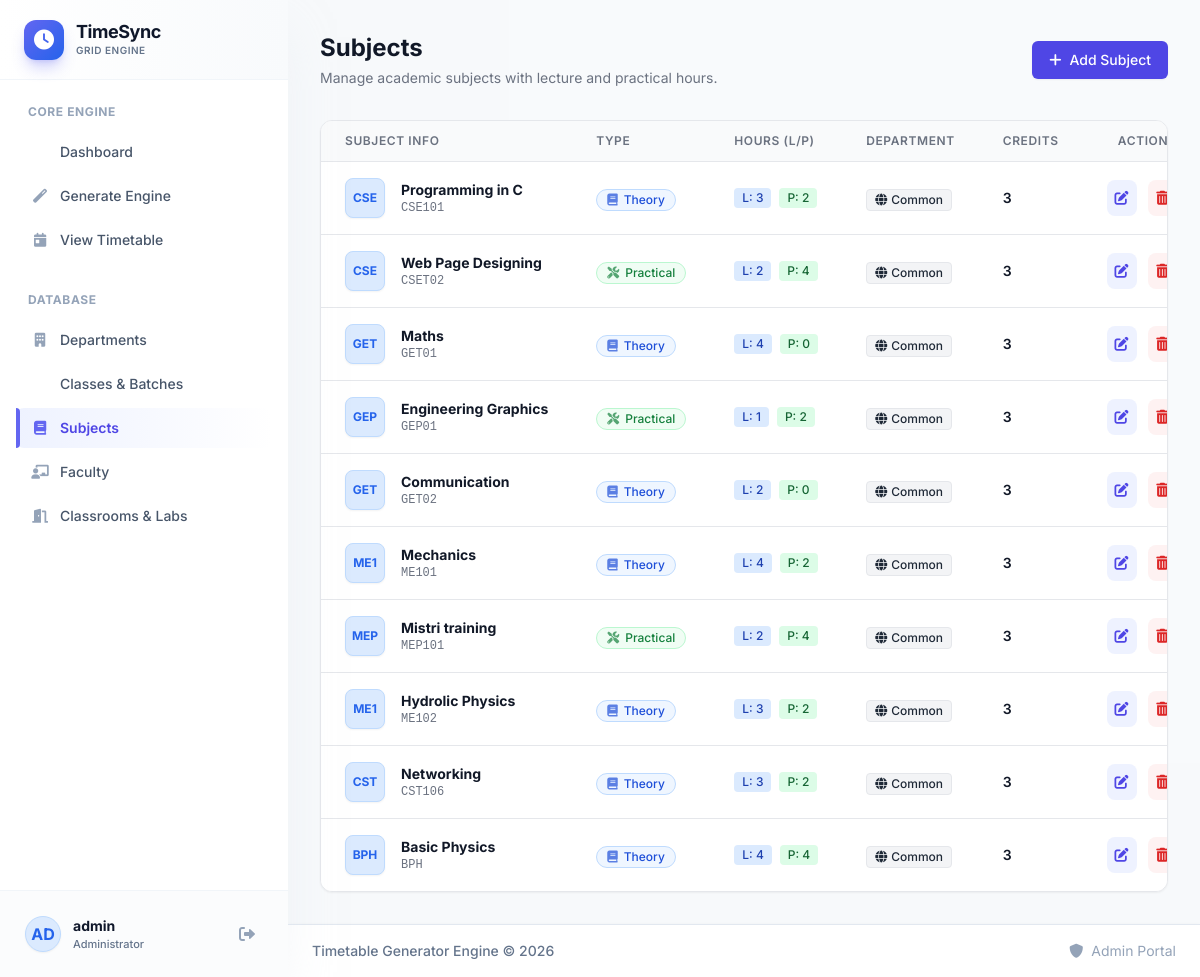
/subjects (signed in), run on the app's committed database.
### app.py (models this page shows, shortened)
class User(UserMixin, db.Model):
    id = db.Column(db.Integer, primary_key=True)
    username = db.Column(db.String(80), unique=True, nullable=False)
    email = db.Column(db.String(120), unique=True, nullable=False)
    password_hash = db.Column(db.String(200))
    is_admin = db.Column(db.Boolean, default=False)
    created_at = db.Column(db.DateTime, default=datetime.utcnow)

class Subject(db.Model):
    id = db.Column(db.Integer, primary_key=True)
    code = db.Column(db.String(20), unique=True, nullable=False)
    name = db.Column(db.String(200), nullable=False)
    type = db.Column(db.String(20), nullable=False)  # Theory, Practical, Lab, Tutorial
    lecture_hours = db.Column(db.Integer, default=0)
    practical_hours = db.Column(db.Integer, default=0)
    credits = db.Column(db.Integer, default=3)
    department_id = db.Column(db.Integer, db.ForeignKey('department.id'))
    created_at = db.Column(db.DateTime, default=datetime.utcnow)
    class_subjects = db.relationship('ClassSubject', backref='subject_ref', lazy=True)

### app.py (the view)
@app.route('/subjects')
@login_required
def manage_subjects():
    subjects = Subject.query.all()
    departments = Department.query.all()
    return render_template('subjects.html', subjects=subjects, departments=departments)

### app.py (called while the page is built)
@login_manager.user_loader
def load_user(user_id):
    return db.session.get(User, int(user_id))

### templates/subjects.html (shortened to what this page needs)
{% extends "base.html" %}
{% block content %}
<div class="mb-8 flex flex-col sm:flex-row sm:justify-between sm:items-center gap-4">
    <div>
        <h2 class="text-2xl font-bold text-gray-900">Subjects</h2>
        <p class="mt-1 text-sm text-gray-500">Manage academic subjects with lecture and practical hours.</p>
    </div>
    <button onclick="openAddModal()" class="inline-flex items-center px-4 py-2 border border-transparent shadow-sm text-sm font-medium rounded-md text-white bg-primary-600 hover:bg-primary-700 focus:outline-none focus:ring-2 focus:ring-offset-2 focus:ring-primary-500 transition-colors">
        <i class="fas fa-plus mr-2"></i> Add Subject
    </button>
</div>
<div class="bg-white rounded-xl shadow-sm border border-gray-200 overflow-hidden">
    {% if subjects %}
    <div class="overflow-x-auto">
        <table class="min-w-full divide-y divide-gray-200">
            <thead class="bg-gray-50">
                <tr>
                    <th scope="col" class="px-6 py-3 text-left text-xs font-semibold text-gray-500 uppercase tracking-wider">Subject Info</th>
                    <th scope="col" class="px-6 py-3 text-left text-xs font-semibold text-gray-500 uppercase tracking-wider">Type</th>
                    <th scope="col" class="px-6 py-3 text-left text-xs font-semibold text-gray-500 uppercase tracking-wider">Hours (L/P)</th>
                    <th scope="col" class="px-6 py-3 text-left text-xs font-semibold text-gray-500 uppercase tracking-wider">Department</th>
                    <th scope="col" class="px-6 py-3 text-left text-xs font-semibold text-gray-500 uppercase tracking-wider hidden sm:table-cell">Credits</th>
                    <th scope="col" class="px-6 py-3 text-right text-xs font-semibold text-gray-500 uppercase tracking-wider">Actions</th>
                </tr>
            </thead>
            <tbody class="bg-white divide-y divide-gray-200">
                {% for subject in subjects %}
                <tr class="hover:bg-primary-50 transition-colors duration-150 group">
                    <td class="px-6 py-4 whitespace-nowrap">
                        <div class="flex items-center">
                            <div class="flex-shrink-0 h-10 w-10 bg-blue-100 text-blue-600 rounded-lg flex items-center justify-center font-bold text-xs uppercase shadow-sm border border-blue-200">
                                {{ subject.code[:3] }}
                            </div>
                            <div class="ml-4">
                                <div class="text-sm font-bold text-gray-900">{{ subject.name }}</div>
                                <div class="text-xs text-gray-500 font-mono">{{ subject.code }}</div>
                            </div>
                        </div>
                    </td>
                    <td class="px-6 py-4 whitespace-nowrap">
                        <span class="inline-flex items-center px-2.5 py-0.5 rounded-full text-xs font-medium border
                            {% if subject.type == 'Theory' %}bg-blue-50 text-blue-700 border-blue-200
                            {% elif subject.type == 'Practical' %}bg-green-50 text-green-700 border-green-200
                            {% elif subject.type == 'Lab' %}bg-purple-50 text-purple-700 border-purple-200
                            {% else %}bg-gray-50 text-gray-700 border-gray-200{% endif %}">
                            <i class="fas {% if subject.type == 'Theory' %}fa-book focus
                                        {% elif subject.type == 'Practical' %}fa-tools
                                        {% else %}fa-flask{% endif %} mr-1.5 opacity-70"></i>
                            {{ subject.type }}
                        </span>
                    </td>
                    <td class="px-6 py-4 whitespace-nowrap">
                        <div class="flex items-center space-x-2">
                            <span class="inline-flex items-center px-2 py-0.5 rounded text-xs font-medium bg-blue-100 text-blue-800" title="Lecture Hours">
                                L: {{ subject.lecture_hours }}
                            </span>
                            <span class="inline-flex items-center px-2 py-0.5 rounded text-xs font-medium bg-green-100 text-green-800" title="Practical Hours">
                                P: {{ subject.practical_hours }}
                            </span>
                        </div>
                    </td>
                    <td class="px-6 py-4 whitespace-nowrap">
                        {% if subject.department %}
                            <div class="text-sm text-gray-900">{{ subject.department.name }}</div>
                            <div class="text-xs text-gray-500">{{ subject.department.code }}</div>
                        {% else %}
                            <span class="inline-flex items-center px-2 py-0.5 rounded text-xs font-medium bg-gray-100 text-gray-800 border border-gray-200">
                                <i class="fas fa-globe mr-1"></i> Common
                            </span>
                        {% endif %}
                    </td>
                    <td class="px-6 py-4 whitespace-nowrap hidden sm:table-cell">
                        <div class="text-sm font-semibold text-gray-900">{{ subject.credits }}</div>
                    </td>
                    <td class="px-6 py-4 whitespace-nowrap text-right text-sm font-medium space-x-2">
                        <button onclick="openEditModal(this)"
                                data-id="{{ subject.id }}"
                                data-code="{{ subject.code }}"
                                data-name="{{ subject.name }}"
                                data-type="{{ subject.type }}"
                                data-department="{{ subject.department_id or '' }}"
                                data-lecture="{{ subject.lecture_hours }}"
                                data-practical="{{ subject.practical_hours }}"
                                data-credits="{{ subject.credits }}"
                                class="text-primary-600 hover:text-primary-900 bg-primary-50 hover:bg-primary-100 p-2 rounded-lg transition-colors">
                            <i class="fas fa-edit"></i>
                        </button>
                        <form action="{{ url_for('delete_subject', id=subject.id) }}" method="POST" class="inline" onsubmit="return confirmDelete('Are you sure you want to delete {{ subject.name }} ({{ subject.code }})? This action cannot be undone.');">
                            <button type="submit" class="text-red-600 hover:text-red-900 bg-red-50 hover:bg-red-100 p-2 rounded-lg transition-colors">
                                <i class="fas fa-trash-alt"></i>
                            </button>
                        </form>
                    </td>
                </tr>
                {% endfor %}
            </tbody>
        </table>
    </div>
    {% endif %}
</div>
{% endblock %}

### templates/base.html (shortened to what this page needs)
<!DOCTYPE html>
<html lang="en" class="h-full bg-slate-50">
<head>
    <script src="https://cdn.tailwindcss.com"></script>
    <link href="https://cdnjs.cloudflare.com/ajax/libs/font-awesome/6.0.0/css/all.min.css" rel="stylesheet">
</head>
<body class="h-full font-sans antialiased text-slate-800 selection:bg-primary-100 selection:text-primary-900">
    {% if current_user.is_authenticated %}
    <div class="min-h-full">
        <div class="hidden lg:fixed lg:inset-y-0 lg:flex lg:w-72 lg:flex-col shadow-2xl shadow-slate-200/50 z-20">
            <div class="flex min-h-0 flex-1 flex-col bg-white">
                <div class="flex h-20 flex-shrink-0 items-center px-6 bg-gradient-to-r from-white to-slate-50 border-b border-slate-100">
                    <div class="w-10 h-10 rounded-xl bg-gradient-to-br from-primary-500 to-blue-600 flex items-center justify-center text-white shadow-lg shadow-primary-500/30 mr-3">
                        <i class="fas fa-clock text-xl text-white"></i>
                    </div>
                    <div>
                        <h1 class="text-lg font-bold text-slate-900 tracking-tight leading-tight">TimeSync</h1>
                        <p class="text-[10px] uppercase tracking-wider text-slate-500 font-semibold">Grid Engine</p>
                    </div>
                </div>
                <div class="flex flex-1 flex-col overflow-y-auto px-4 pt-6 pb-4">
                    <p class="px-3 text-xs font-bold uppercase tracking-wider text-slate-400 mb-3">Core Engine</p>
                    <nav class="space-y-1">
                        <a href="{{ url_for('dashboard') }}" class="sidebar-link group flex items-center px-3 py-2.5 text-sm font-medium rounded-lg text-slate-600 {% if request.endpoint == 'dashboard' %}active{% endif %}">
                            Dashboard
                        </a>
                        <a href="{{ url_for('generate_timetable') }}" class="sidebar-link group flex items-center px-3 py-2.5 text-sm font-medium rounded-lg text-slate-600 {% if request.endpoint == 'generate_timetable' %}active{% endif %}">
                            <i class="fas fa-magic w-6 text-slate-400 text-center mr-2"></i>
                            Generate Engine
                        </a>
                        <a href="{{ url_for('view_timetable') }}" class="sidebar-link group flex items-center px-3 py-2.5 text-sm font-medium rounded-lg text-slate-600 {% if request.endpoint == 'view_timetable' %}active{% endif %}">
                            <i class="fas fa-calendar-day w-6 text-slate-400 text-center mr-2"></i>
                            View Timetable
                        </a>
                    </nav>
                    <p class="px-3 text-xs font-bold uppercase tracking-wider text-slate-400 mb-3 mt-8">Database</p>
                    <nav class="space-y-1">
                        <a href="{{ url_for('manage_departments') }}" class="sidebar-link group flex items-center px-3 py-2.5 text-sm font-medium rounded-lg text-slate-600 {% if request.endpoint == 'manage_departments' %}active{% endif %}">
                            <i class="fas fa-building w-6 text-slate-400 text-center mr-2"></i>
                            Departments
                        </a>
                        <a href="{{ url_for('manage_classes') }}" class="sidebar-link group flex items-center px-3 py-2.5 text-sm font-medium rounded-lg text-slate-600 {% if request.endpoint == 'manage_classes' %}active{% endif %}">
                            Classes & Batches
                        </a>
                        <a href="{{ url_for('manage_subjects') }}" class="sidebar-link group flex items-center px-3 py-2.5 text-sm font-medium rounded-lg text-slate-600 {% if request.endpoint == 'manage_subjects' %}active{% endif %}">
                            <i class="fas fa-book w-6 text-slate-400 text-center mr-2"></i>
                            Subjects
                        </a>
                        <a href="{{ url_for('manage_faculty') }}" class="sidebar-link group flex items-center px-3 py-2.5 text-sm font-medium rounded-lg text-slate-600 {% if request.endpoint == 'manage_faculty' %}active{% endif %}">
                            <i class="fas fa-chalkboard-teacher w-6 text-slate-400 text-center mr-2"></i>
                            Faculty
                        </a>
                        <a href="{{ url_for('manage_rooms') }}" class="sidebar-link group flex items-center px-3 py-2.5 text-sm font-medium rounded-lg text-slate-600 {% if request.endpoint == 'manage_rooms' %}active{% endif %}">
                            <i class="fas fa-door-open w-6 text-slate-400 text-center mr-2"></i>
                            Classrooms & Labs
                        </a>
                    </nav>
                </div>
                <div class="flex flex-shrink-0 border-t border-slate-100 p-4 bg-slate-50/50">
                    <div class="flex items-center w-full group cursor-pointer sidebar-link rounded-xl p-2 !transform-none !bg-transparent hover:!bg-white hover:shadow-sm transition-all border border-transparent hover:border-slate-200">
                        <div class="w-9 h-9 rounded-full bg-blue-100 text-blue-600 flex items-center justify-center font-bold mr-3 shadow-sm border border-blue-200">
                            {{ current_user.username[:2] | upper }}
                        </div>
                        <div class="flex-1 min-w-0">
                            <p class="text-sm font-bold text-slate-900 truncate">{{ current_user.username }}</p>
                            <p class="text-[11px] text-slate-500 font-medium">Administrator</p>
                        </div>
                        <a href="{{ url_for('logout') }}" title="Logout" class="w-8 h-8 rounded-full flex items-center justify-center text-slate-400 hover:text-red-600 hover:bg-red-50 transition-colors">
                            <i class="fas fa-sign-out-alt"></i>
                        </a>
                    </div>
                </div>
            </div>
        </div>
        <div class="lg:pl-72 flex flex-col min-h-screen">
            <main class="flex-1 overflow-x-hidden p-4 sm:p-6 lg:p-8 bg-slate-50/50">
                <div class="mx-auto max-w-[1400px]">
                    <div class="fade-in">
                        {% block content %}{% endblock %}
                    </div>
                </div>
            </main>
            <footer class="mt-auto px-6 py-4 border-t border-slate-200 bg-white shadow-[0_-1px_3px_0_rgba(0,0,0,0.02)]">
                <div class="flex flex-col sm:flex-row justify-between items-center max-w-[1400px] mx-auto gap-2 text-sm">
                    <p class="text-slate-500 font-medium">Timetable Generator Engine &copy; 2026</p>
                    <div class="flex space-x-4 text-slate-400">
                        <span class="hover:text-primary-600 transition-colors cursor-pointer"><i class="fas fa-shield-alt mr-1"></i> Admin Portal</span>
                    </div>
                </div>
            </footer>
        </div>
    </div>
    {% endif %}
</body>
</html>

### templates/base.html (style rules this page uses)
.sidebar-link { transition: all 0.2s ease-in-out; position: relative; }
.sidebar-link.active { background: linear-gradient(90deg, #eef2ff 0%, transparent 100%); color: #4f46e5; font-weight: 600; }
.sidebar-link.active::before { content: ''; position: absolute; left: 0; top: 0; bottom: 0; width: 4px; background: #6366f1; border-top-right-radius: 4px; border-bottom-right-radius: 4px; }
.sidebar-link i { transition: transform 0.2s; }
.sidebar-link.active i { color: #6366f1; }

### data on the page
User: username "AD", username "admin"
Subject: code "CSE", name "Programming in C", code "CSE101", type "Theory", lecture_hours "3", practical_hours "2", credits "3"
Subject: code "CSE", name "Web Page Designing", code "CSET02", type "Practical", lecture_hours "2", practical_hours "4", credits "3"
Subject: code "GET", name "Maths", code "GET01", type "Theory", lecture_hours "4", practical_hours "0", credits "3"
Subject: code "GEP", name "Engineering Graphics", code "GEP01", type "Practical", lecture_hours "1", practical_hours "2", credits "3"
Subject: code "GET", name "Communication", code "GET02", type "Theory", lecture_hours "2", practical_hours "0", credits "3"
Subject: code "ME1", name "Mechanics", code "ME101", type "Theory", lecture_hours "4", practical_hours "2", credits "3"
Subject: code "MEP", name "Mistri training", code "MEP101", type "Practical", lecture_hours "2", practical_hours "4", credits "3"
Subject: code "ME1", name "Hydrolic Physics", code "ME102", type "Theory", lecture_hours "3", practical_hours "2", credits "3"
Subject: code "CST", name "Networking", code "CST106", type "Theory", lecture_hours "3", practical_hours "2", credits "3"
Subject: code "BPH", name "Basic Physics", type "Theory", lecture_hours "4", practical_hours "4", credits "3"
